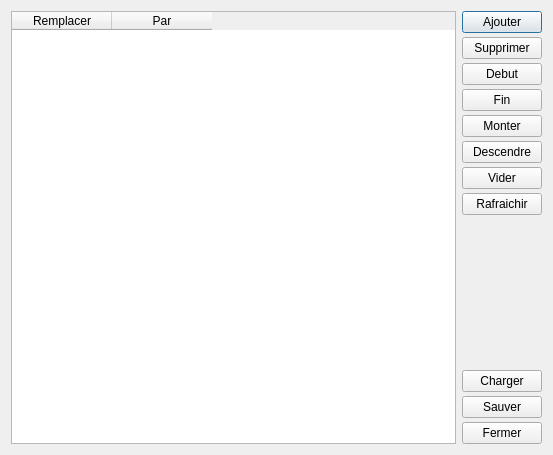
<?xml version="1.0" encoding="UTF-8"?>
<ui version="4.0">
 <class>JobList</class>
 <widget class="QDialog" name="JobList">
  <property name="geometry">
   <rect>
    <x>0</x>
    <y>0</y>
    <width>553</width>
    <height>455</height>
   </rect>
  </property>
  <property name="windowTitle">
   <string>Job List</string>
  </property>
  <layout class="QHBoxLayout" name="horizontalLayout">
   <item>
    <widget class="QTableWidget" name="tableWidget">
     <property name="selectionMode">
      <enum>QAbstractItemView::SingleSelection</enum>
     </property>
     <column>
      <property name="text">
       <string>Remplacer</string>
      </property>
     </column>
     <column>
      <property name="text">
       <string>Par</string>
      </property>
     </column>
    </widget>
   </item>
   <item>
    <layout class="QVBoxLayout" name="verticalLayout">
     <property name="spacing">
      <number>4</number>
     </property>
     <item>
      <widget class="QPushButton" name="pushButton_9">
       <property name="text">
        <string>Ajouter</string>
       </property>
      </widget>
     </item>
     <item>
      <widget class="QPushButton" name="pushButton_6">
       <property name="text">
        <string>Supprimer</string>
       </property>
      </widget>
     </item>
     <item>
      <widget class="QPushButton" name="pushButton_10">
       <property name="text">
        <string>Debut</string>
       </property>
      </widget>
     </item>
     <item>
      <widget class="QPushButton" name="pushButton_11">
       <property name="text">
        <string>Fin</string>
       </property>
      </widget>
     </item>
     <item>
      <widget class="QPushButton" name="pushButton_3">
       <property name="text">
        <string>Monter</string>
       </property>
      </widget>
     </item>
     <item>
      <widget class="QPushButton" name="pushButton_2">
       <property name="text">
        <string>Descendre</string>
       </property>
      </widget>
     </item>
     <item>
      <widget class="QPushButton" name="pushButton">
       <property name="text">
        <string>Vider</string>
       </property>
      </widget>
     </item>
     <item>
      <widget class="QPushButton" name="pushButton_5">
       <property name="text">
        <string>Rafraichir</string>
       </property>
      </widget>
     </item>
     <item>
      <spacer name="verticalSpacer">
       <property name="orientation">
        <enum>Qt::Vertical</enum>
       </property>
       <property name="sizeHint" stdset="0">
        <size>
         <width>20</width>
         <height>40</height>
        </size>
       </property>
      </spacer>
     </item>
     <item>
      <widget class="QPushButton" name="pushButton_8">
       <property name="text">
        <string>Charger</string>
       </property>
      </widget>
     </item>
     <item>
      <widget class="QPushButton" name="pushButton_7">
       <property name="text">
        <string>Sauver</string>
       </property>
      </widget>
     </item>
     <item>
      <widget class="QPushButton" name="pushButton_4">
       <property name="text">
        <string>Fermer</string>
       </property>
      </widget>
     </item>
    </layout>
   </item>
  </layout>
 </widget>
 <resources/>
 <connections/>
</ui>
